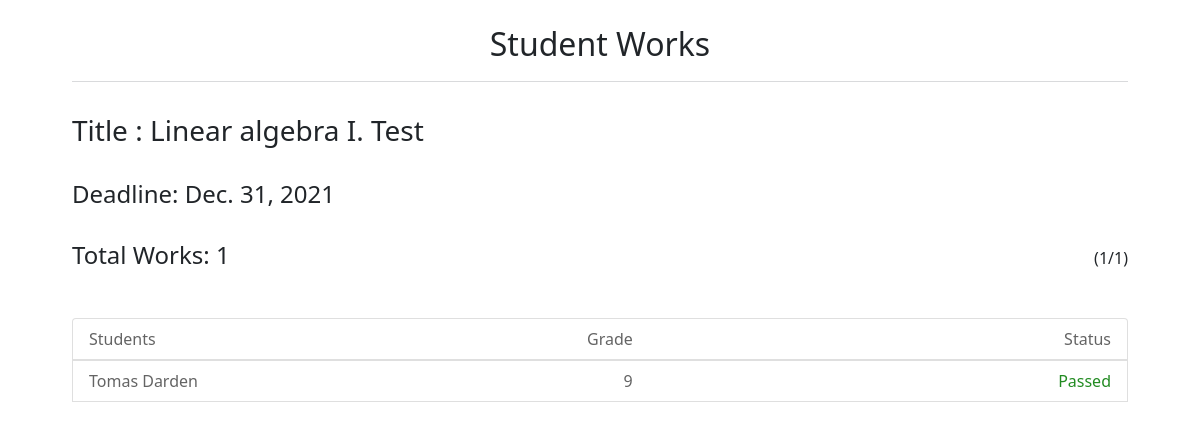
The app's page /courses/6/topic/16/assignments/1/students_assignment with its own data.
### main_app/models.py (models this page shows, shortened)
class School_Assignment(models.Model):
    topic    = models.ForeignKey(Topic,on_delete=models.CASCADE)
    title    = models.CharField(max_length=50)
    instructions = models.TextField()
    file     = models.FileField(upload_to=location_assignment,null=True,blank=True)
    deadline = models.DateField(null=True,blank=True)
    created  = models.DateTimeField(auto_now=datetime.datetime.now())
    def __str__(self):
        return self.title

class Students_Assignment(models.Model):
    assignment = models.ForeignKey(School_Assignment,on_delete=models.CASCADE)
    student    = models.ForeignKey(to='users.Students',on_delete=models.CASCADE)
    file       = models.FileField(upload_to=location_students_assignment,null=True,blank=True)
    grade      = models.PositiveIntegerField(validators=[MaxValueValidator(10), MinValueValidator(1)],null=True,blank=True)
    status_choice   = (('Passed','Passed'),('Unchecked','Unchecked'),('Failed','Failed'))
    status    = models.CharField(max_length=10, default='Unchecked', choices=status_choice,null=True,blank=True)

### users/models.py (models this page shows, shortened)
class Account(models.Model):
    id              = models.AutoField(primary_key=True)
    user            = models.ForeignKey(UserAccount,on_delete=models.CASCADE)
    first_name      = models.CharField(max_length=200)
    last_name       = models.CharField(max_length=200)
    date_of_birth   = models.DateField(default=datetime.date.today)
    gender_choice   = (('male','male'),('feminine','feminine'),('undefined','undefined'))
    gender          = models.CharField(max_length=10, default='male', choices=gender_choice)
    nationality     = CountryField()
    class Meta:
        abstract = True

class Students(Account):
    year            = models.ForeignKey(to='main_app.SchoolYears',on_delete=models.CASCADE,blank=True,null=True)
    profile_picture = models.ImageField(upload_to=location_students,blank=True,null=True)
    class Meta():
        verbose_name        = 'Student'
        verbose_name_plural = 'Students'
    @property
    def full_name(self):
        return '{} {}'.format(self.first_name,self.last_name)

### main_app/views.py (the view)
# urls.py: path('courses/<str:course_pk>/topic/<str:topic_pk>/assignments/<str:assignment_pk>/students_assignment',views.Students_Assignment_list.as_view(),name='students_assignment'),
class Students_Assignment_list(ListView):
    model = Students_Assignment
    template_name = 'assignments/s_assignment_list.html'
    def get_context_data(self, **kwargs):
        context = super().get_context_data(**kwargs)
        assignment  = get_object_or_404(School_Assignment,id=self.kwargs.get('assignment_pk'))
        works       = Students_Assignment.objects.filter(assignment = assignment).all()
        students    = Students.objects.filter(year = assignment.topic.course.year).all()
        total_works = 0
        for w in works:  total_works += 1
        total_students = 0
        for s in students:  total_students += 1
        context['works']          = works
        context['assignment']     = assignment
        context['total_works']    = total_works
        context['total_students'] = total_students
        return context

### main_app/templates/assignments/s_assignment_list.html (shortened to what this page needs)
{% extends 'base.html' %}
{% load static %}
{% block content %}
<div class="container-fluid">
    <div class="title">
        <h2>Student Works</h2>
    </div>
    <div class="assignment">
        <h3>Title   : {{assignment}}</h3>
        <h4>Deadline: {{assignment.deadline}}</h4>
        <div class="total">
            <h4>Total Works: {{total_works}}</h4>
            <p>({{total_works}}/{{total_students}})</p>
        </div>
        <div class="students">
            <ul class="list-group">
                <li class="list-group-item">
                    <p>Students</p>
                    <p>Grade</p>
                    <p id="info2">Status</p>
                </li>
                {% for work in works %}
                <a href="{% url 'student_homework' course_pk=work.assignment.topic.course.id topic_pk=work.assignment.topic.id assignment_pk=work.assignment.id homework_pk=work.id %}">
                    <li class="list-group-item">
                        <p>{{work.student.full_name}}</p>
                        <p>{{work.grade}}</p>
                        {% if work.status == 'Passed' %}
                        <p style="color: forestgreen;" id="info2">{{work.status}}</p>
                        {% elif work.status == 'Failed' %}
                        <p style="color: rgb(241, 74, 74);" id="info2">{{work.status}}</p>
                        {% elif work.status == 'Unchecked' %}
                        <p style="color: gray;" id="info2">{{work.status}}</p>
                        {% endif %}
                    </li>
                </a>
                {% endfor %}
            </ul>
        </div>
    </div>
</div>
{% endblock %}

### main_app/templates/assignments/s_assignment_list.html (style rules this page uses)
.container-fluid { width: 90%; }
.container-fluid .title { border-bottom: 1px solid #d9dadc; padding: 25px 0 10px; margin-bottom: 30px; text-align: center; color: #212529; }
.assignment h3,.assignment h4 { margin: 2rem 0 0 0; }
.total { align-items: baseline; display: flex; justify-content: space-between; }
a { text-decoration: none; }
.list-group { padding: 2rem 0 0 0; }
.list-group-item { text-decoration: none; display: flex; align-items: center; justify-content: space-between; }
.list-group-item p { margin: 0; color: rgb(100, 100, 100); }

### records on screen
School_Assignment: title "Linear algebra I. Test", deadline "Dec. 31, 2021"
Students_Assignment: student.full_name "Tomas Darden", grade "9", status "Passed"

### other values on screen
{{ total_works }} "1"
{{ total_students }} "1"
